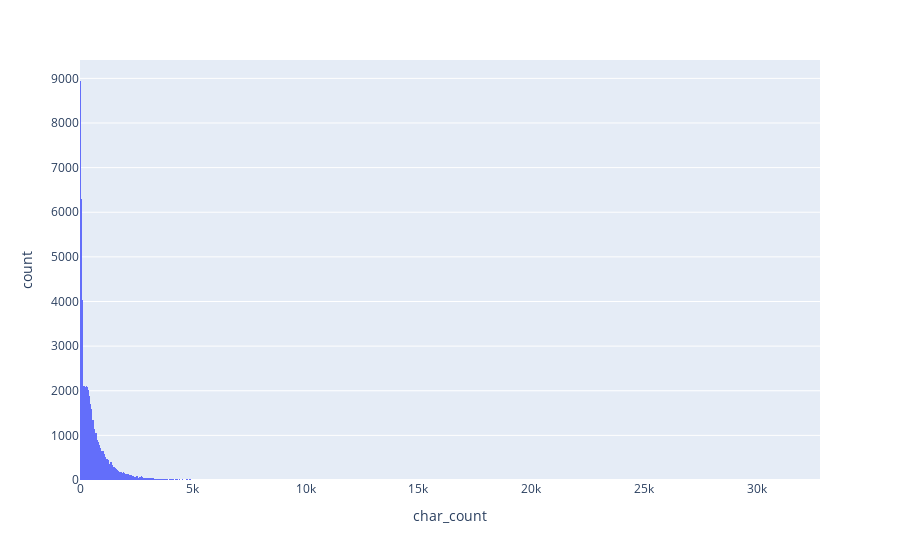

This figure's notebook cell:
### Code cell
px.histogram(df, x="char_count")

### Figure 1 — Plotly figure (JSON) as saved in the notebook; plotly's stock layout.template omitted (floating-point values rounded to 4 significant figures; data arrays with more than 128 entries replaced by an {"elided": "..."} marker saying what was removed)
{"data": [{"alignmentgroup": "True", "bingroup": "x", "hovertemplate": "char_count=%{x}<br>count=%{y}<extra></extra>", "legendgroup": "", "marker": {"color": "#636efa", "pattern": {"shape": ""}}, "name": "", "offsetgroup": "", "orientation": "v", "showlegend": false, "type": "histogram", "x": {"elided": "52681 int values"}, "xaxis": "x", "yaxis": "y"}], "layout": {"barmode": "relative", "legend": {"tracegroupgap": 0}, "margin": {"t": 60}, "xaxis": {"anchor": "y", "domain": [0, 1], "title": {"text": "char_count"}}, "yaxis": {"anchor": "x", "domain": [0, 1], "title": {"text": "count"}}}}
